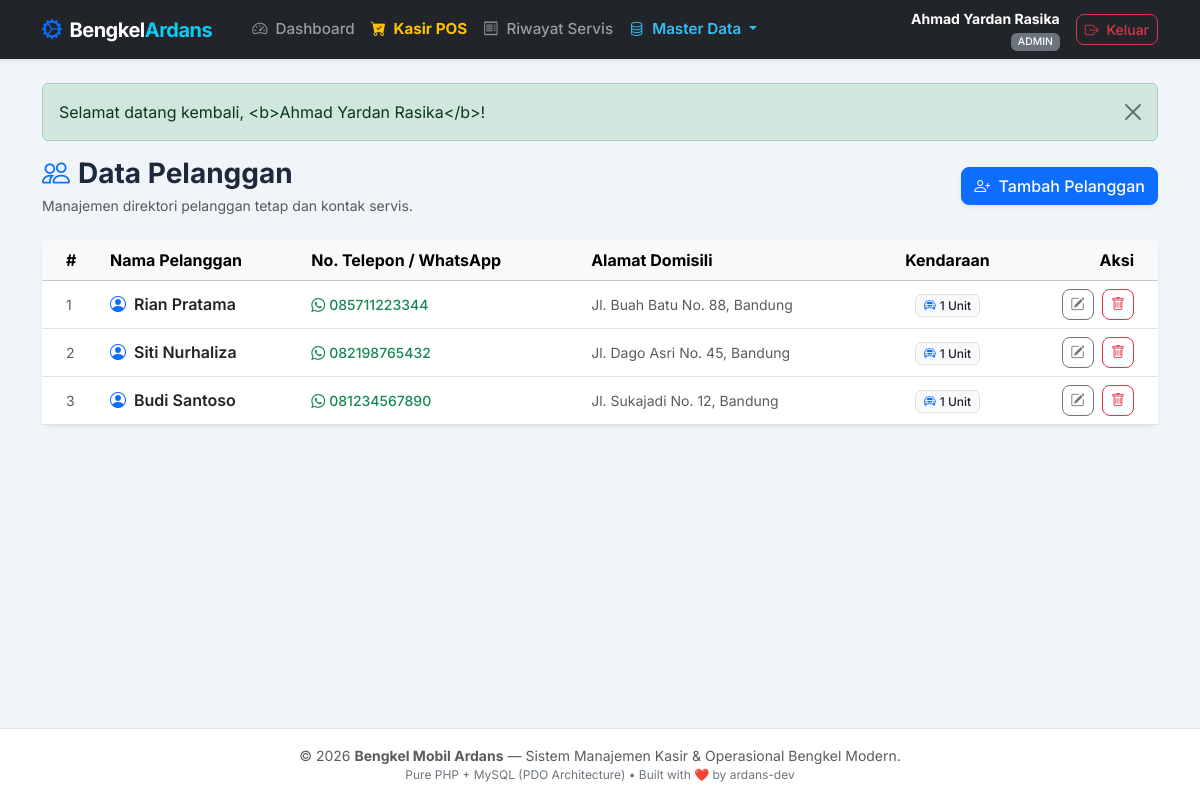
The app's page /pelanggan.php (signed in) with its own data.
### tables this page shows
CREATE TABLE pelanggan (
    id_pelanggan INT AUTO_INCREMENT PRIMARY KEY,
    nama VARCHAR(100) NOT NULL COMMENT 'Nama lengkap pelanggan',
    no_telepon VARCHAR(20) NOT NULL COMMENT 'Nomor WhatsApp/HP untuk konfirmasi servis selesai',
    alamat TEXT NULL COMMENT 'Alamat tempat tinggal pelanggan',
    created_at TIMESTAMP DEFAULT CURRENT_TIMESTAMP COMMENT 'Waktu pertama kali terdaftar'
);

### pelanggan.php (the view, shortened to what this page needs)
<?php
$query = "
    SELECT p.*, COUNT(k.id_kendaraan) AS jumlah_mobil
    FROM pelanggan p
    LEFT JOIN kendaraan k ON p.id_pelanggan = k.id_pelanggan
    GROUP BY p.id_pelanggan
    ORDER BY p.id_pelanggan DESC
";
$pelanggan_list = db()->query($query)->fetchAll();
include __DIR__ . '/includes/header.php';
?>
<div class="d-flex flex-wrap justify-content-between align-items-center mb-4 gap-2">
    <div>
        <h3 class="fw-bold mb-1"><i class="bi bi-people text-primary me-2"></i>Data Pelanggan</h3>
        <p class="text-muted small mb-0">Manajemen direktori pelanggan tetap dan kontak servis.</p>
    </div>
    <button class="btn btn-primary shadow-sm" data-bs-toggle="modal" data-bs-target="#modalTambah">
        <i class="bi bi-person-plus me-1"></i> Tambah Pelanggan
    </button>
</div>
<div class="card shadow-sm border-0">
    <div class="card-body p-0">
        <div class="table-responsive">
            <table class="table table-hover align-middle mb-0">
                <thead class="table-light">
                    <tr>
                        <th class="ps-4" style="width: 60px;">#</th>
                        <th>Nama Pelanggan</th>
                        <th>No. Telepon / WhatsApp</th>
                        <th>Alamat Domisili</th>
                        <th class="text-center">Kendaraan</th>
                        <th class="text-end pe-4">Aksi</th>
                    </tr>
                </thead>
                <tbody>
                    <?php if (empty($pelanggan_list)): ?>
                        <tr>
                            <td colspan="6" class="text-center py-5 text-muted">
                                <i class="bi bi-inbox fs-2 d-block mb-2 text-secondary"></i>
                                Belum ada data pelanggan yang terdaftar.
                            </td>
                        </tr>
                    <?php else: ?>
                        <?php $no = 1; foreach ($pelanggan_list as $row): ?>
                            <tr>
                                <td class="ps-4 text-muted small"><?= $no++ ?></td>
                                <td class="fw-semibold text-dark">
                                    <i class="bi bi-person-circle text-primary me-2"></i><?= e($row['nama']) ?>
                                </td>
                                <td>
                                    <?php
                                    $wa_num = preg_replace('/^0/', '62', preg_replace('/[^0-9]/', '', $row['no_telepon']));
                                    ?>
                                    <a href="https://wa.me/<?= e($wa_num) ?>" target="_blank" class="text-decoration-none text-success small fw-medium">
                                        <i class="bi bi-whatsapp me-1"></i><?= e($row['no_telepon']) ?>
                                    </a>
                                </td>
                                <td class="text-muted small"><?= e($row['alamat'] ?: '-') ?></td>
                                <td class="text-center">
                                    <span class="badge bg-light text-dark border">
                                        <i class="bi bi-car-front text-primary me-1"></i><?= (int)$row['jumlah_mobil'] ?> Unit
                                    </span>
                                </td>
                                <td class="text-end pe-4">
                                    <button class="btn btn-outline-secondary btn-sm me-1"
                                            onclick="editPelanggan(<?= htmlspecialchars(json_encode($row), ENT_QUOTES, 'UTF-8') ?>)">
                                        <i class="bi bi-pencil-square"></i>
                                    </button>
                                    <a href="pelanggan.php?action=hapus&id=<?= (int)$row['id_pelanggan'] ?>"
                                       class="btn btn-outline-danger btn-sm"
                                       onclick="return confirm('Peringatan: Menghapus pelanggan ini juga akan menghapus data kendaraan miliknya. Lanjutkan?');">
                                        <i class="bi bi-trash"></i>
                                    </a>
                                </td>
                            </tr>
                        <?php endforeach; ?>
                    <?php endif; ?>
                </tbody>
            </table>
        </div>
    </div>
</div>
<?php include __DIR__ . '/includes/footer.php'; ?>

### includes/header.php (style rules this page uses)
body { font-family: 'Inter', sans-serif; background-color: #f1f5f9; color: #1e293b; min-height: 100vh; display: flex; flex-direction: column; }
.card { border: 1px solid #e2e8f0; border-radius: 12px; box-shadow: 0 1px 3px 0 rgb(0 0 0 / 0.05); }
.btn { border-radius: 8px; font-weight: 500; }
.badge { font-weight: 500; }

### records on screen
pelanggan: nama "Rian Pratama", no_telepon "085711223344", alamat "Jl. Buah Batu No. 88, Bandung", jumlah_mobil "1"
pelanggan: nama "Siti Nurhaliza", no_telepon "082198765432", alamat "Jl. Dago Asri No. 45, Bandung", jumlah_mobil "1"
pelanggan: nama "Budi Santoso", no_telepon "081234567890", alamat "Jl. Sukajadi No. 12, Bandung", jumlah_mobil "1"

### other values on screen
$user_login['nama'] "Ahmad Yardan Rasika"
$user_login['role'] "ADMIN"
$msg "Selamat datang kembali, <b>Ahmad Yardan Rasika</b>!"
